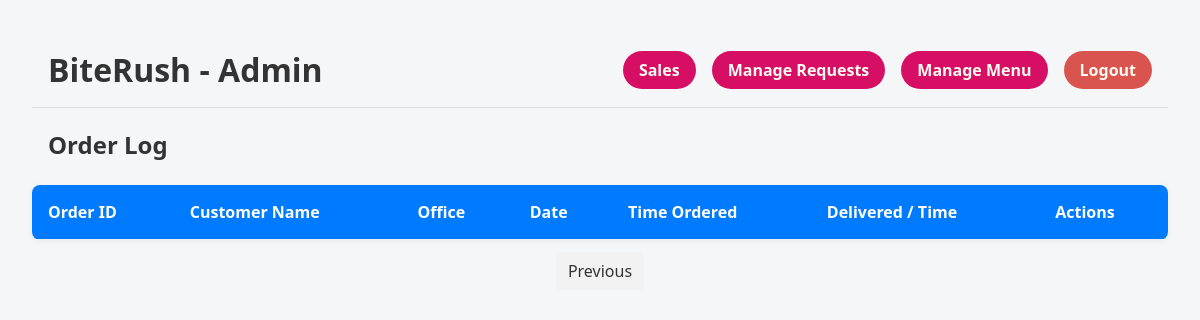
/admin_dashboard?page=2 (signed in), run on an earlier commit of the app's database.
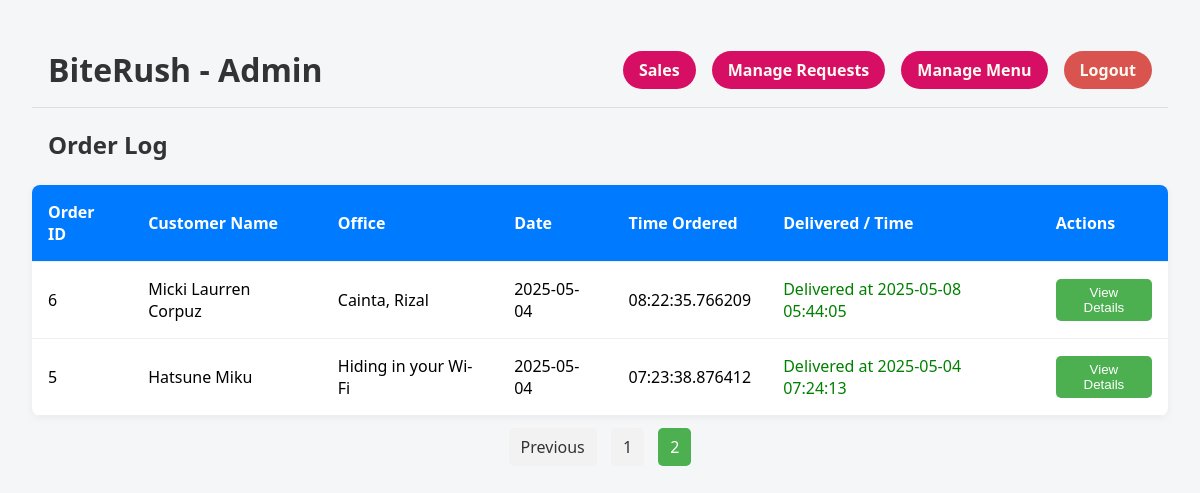
And on a later commit of the database.
### tables this page shows
CREATE TABLE Orders (
    Order_ID INTEGER PRIMARY KEY AUTOINCREMENT,
    Customer_ID INTEGER,
    Order_Type TEXT CHECK(Order_Type IN ('Walk-in', 'Delivery')) NOT NULL,
    Date DATE NOT NULL,
    Time_Ordered TIME NOT NULL,
    Requested_Delivery_Time TIME,
    Time_Delivered TIME,
    Delivered BOOLEAN NOT NULL,
    FOREIGN KEY (Customer_ID) REFERENCES Customers(Customer_ID)
);

CREATE TABLE Customers (
    Customer_ID INTEGER PRIMARY KEY AUTOINCREMENT,
    Name TEXT NOT NULL,
    Address TEXT NOT NULL,
    Phone TEXT NOT NULL,
    FOREIGN KEY (Phone) REFERENCES Users(Contact)
);

### app.py (the view)
@app.route('/admin_dashboard')
def admin_dashboard():
    if session.get('role') != 'admin':
        return redirect(url_for('home'))
    conn = get_db_connection()
    cursor = conn.cursor()
    page = int(request.args.get('page', 1))
    per_page = 10
    offset = (page - 1) * per_page
    cursor.execute("SELECT COUNT(*) FROM Orders")
    total_orders = cursor.fetchone()[0]
    total_pages = (total_orders + per_page - 1) // per_page
    cursor.execute("""
        SELECT o.Order_ID, o.Date, o.Time_Ordered, o.Delivered, o.Time_Delivered,
        c.Name AS Customer_Name, c.Address
        FROM Orders o
        LEFT JOIN Customers c ON o.Customer_ID = c.Customer_ID
        ORDER BY o.Date DESC, o.Time_Ordered DESC
        LIMIT ? OFFSET ?
    """, (per_page, offset))
    orders = cursor.fetchall()
    cursor.execute("SELECT COUNT(*) FROM Special_Requests WHERE Approved = 0")
    pending_requests = cursor.fetchone()[0]
    conn.close()
    return render_template(
        'admin_dashboard.html',
        orders=orders,
        current_page=page,
        total_pages=total_pages,
        pending_requests=pending_requests  # Passing the number of pending special requests
    )

### app.py (called while the page is built)
def get_db_connection():
    conn = sqlite3.connect(DB_PATH)
    conn.row_factory = sqlite3.Row
    return conn

### templates/admin_dashboard.html (shortened to what this page needs)
<!DOCTYPE html>
<html lang="en">
<head>
  <link rel="stylesheet" href="{{ url_for('static', filename='styles_admin_dashboard.css') }}">
</head>
<body>
  <header>
    <a href="admin_dashboard" class="logo">BiteRush - Admin</a>
    <div class="auth-buttons">
      <a class="btn-manage" href="{{ url_for('sales_summary') }}">Sales</a>
      <a class="btn-manage" href="{{ url_for('request_management') }}">Manage Requests</a>
      <a class="btn-manage" href="{{ url_for('menu_management') }}">Manage Menu</a>
      <a class="logout-link" href="{{ url_for('logout') }}">Logout</a>
    </div>
  </header>
  <main>
    <h2>Order Log</h2>
    <table>
      <thead>
        <tr>
          <th>Order ID</th>
          <th>Customer Name</th>
          <th>Office</th>
          <th>Date</th>
          <th>Time Ordered</th>
          <th>Delivered / Time</th>
          <th>Actions</th>
        </tr>
      </thead>
      <tbody>
        {% for order in orders %}
        <tr>
          <td data-label="Order ID">{{ order['Order_ID'] }}</td>
          <td data-label="Customer Name">{{ order['Customer_Name'] }}</td>
          <td data-label="Office">{{ order['Address'] }}</td>
          <td data-label="Date">{{ order['Date'] }}</td>
          <td data-label="Time Ordered">{{ order['Time_Ordered'] }}</td>
          <td data-label="Delivered / Time">
            {% if not order['Delivered'] %}
              <form action="{{ url_for('mark_delivered', order_id=order['Order_ID']) }}" method="post">
                <input type="hidden" name="next" value="{{ url_for('admin_dashboard') }}">
                <button type="submit">Mark as Delivered</button>
              </form>
            {% else %}
              <span style="color: green;">Delivered at {{ order['Time_Delivered'] }}</span>
            {% endif %}
          </td>
          <td>
            <a href="{{ url_for('order_details', order_id=order['Order_ID']) }}">
              <button>View Details</button>
            </a>
          </td>
        </tr>
        {% endfor %}
      </tbody>
    </table>
    <div class="pagination">
      {% if current_page > 1 %}
        <a href="{{ url_for('admin_dashboard', page=current_page - 1) }}">Previous</a>
      {% endif %}
      {% for page_num in range(1, total_pages + 1) %}
        <a href="{{ url_for('admin_dashboard', page=page_num) }}" {% if page_num == current_page %}class="active"{% endif %}>{{ page_num }}</a>
      {% endfor %}
    </div>
  </main>
</body>
</html>

What changed in the data, as far as the page shows it:
added Orders: Order_ID "6", Customer_Name "Micki Laurren Corpuz", Address "Cainta, Rizal", Date "2025-05-04", Time_Ordered "08:22:35.766209", Time_Delivered "2025-05-08 05:44:05"
added Orders: Order_ID "5", Customer_Name "Hatsune Miku", Address "Hiding in your Wi-Fi", Date "2025-05-04", Time_Ordered "07:23:38.876412", Time_Delivered "2025-05-04 07:24:13"
Also different on the page:
new list line: "1"
new list line: "2"
